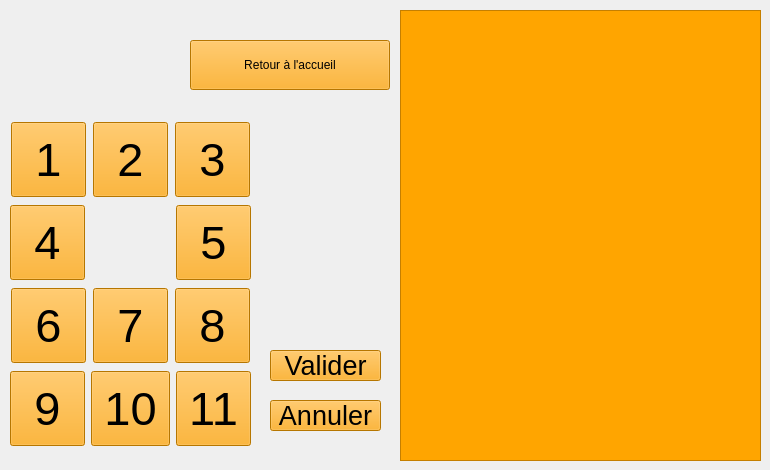
     <widget class="QWidget" name="Remplir">
      <widget class="QLabel" name="label_Image3">
       <property name="enabled">
        <bool>true</bool>
       </property>
       <property name="geometry">
        <rect>
         <x>10</x>
         <y>10</y>
         <width>201</width>
         <height>101</height>
        </rect>
       </property>
       <property name="autoFillBackground">
        <bool>false</bool>
       </property>
       <property name="styleSheet">
        <string notr="true"/>
       </property>
       <property name="inputMethodHints">
        <set>Qt::ImhNone</set>
       </property>
       <property name="text">
        <string/>
       </property>
       <property name="textFormat">
        <enum>Qt::AutoText</enum>
       </property>
       <property name="pixmap">
        <pixmap>../../../../../../../../media/cmoquereau/MDL-removebg-preview.png</pixmap>
       </property>
       <property name="scaledContents">
        <bool>true</bool>
       </property>
       <property name="alignment">
        <set>Qt::AlignHCenter|Qt::AlignTop</set>
       </property>
      </widget>
      <widget class="QWidget" name="layoutWidget_2">
       <property name="geometry">
        <rect>
         <x>10</x>
         <y>120</y>
         <width>241</width>
         <height>331</height>
        </rect>
       </property>
       <layout class="QVBoxLayout" name="verticalLayout_2">
        <item>
         <layout class="QHBoxLayout" name="horizontalLayout_6">
          <item>
           <widget class="QToolButton" name="toolbutton_Remplir_Casier1">
            <property name="minimumSize">
             <size>
              <width>75</width>
              <height>75</height>
             </size>
            </property>
            <property name="font">
             <font>
              <pointsize>35</pointsize>
             </font>
            </property>
            <property name="styleSheet">
             <string notr="true">background-color:orange;</string>
            </property>
            <property name="text">
             <string>1</string>
            </property>
           </widget>
          </item>
          <item>
           <widget class="QToolButton" name="toolbutton_Remplir_Casier2">
            <property name="minimumSize">
             <size>
              <width>75</width>
              <height>75</height>
             </size>
            </property>
            <property name="font">
             <font>
              <pointsize>35</pointsize>
             </font>
            </property>
            <property name="styleSheet">
             <string notr="true">background-color:orange;</string>
            </property>
            <property name="text">
             <string>2</string>
            </property>
           </widget>
          </item>
          <item>
           <widget class="QToolButton" name="toolbutton_Remplir_Casier3">
            <property name="minimumSize">
             <size>
              <width>75</width>
              <height>75</height>
             </size>
            </property>
            <property name="font">
             <font>
              <pointsize>35</pointsize>
             </font>
            </property>
            <property name="styleSheet">
             <string notr="true">background-color:orange;</string>
            </property>
            <property name="text">
             <string>3</string>
            </property>
           </widget>
          </item>
         </layout>
        </item>
        <item>
         <layout class="QHBoxLayout" name="horizontalLayout_7">
          <item>
           <widget class="QToolButton" name="toolbutton_Remplir_Casier4">
            <property name="minimumSize">
             <size>
              <width>75</width>
              <height>75</height>
             </size>
            </property>
            <property name="font">
             <font>
              <pointsize>35</pointsize>
             </font>
            </property>
            <property name="styleSheet">
             <string notr="true">background-color:orange;</string>
            </property>
            <property name="text">
             <string>4</string>
            </property>
           </widget>
          </item>
          <item>
           <spacer name="horizontalSpacer_2">
            <property name="orientation">
             <enum>Qt::Horizontal</enum>
            </property>
            <property name="sizeHint" stdset="0">
             <size>
              <width>75</width>
              <height>75</height>
             </size>
            </property>
           </spacer>
          </item>
          <item>
           <widget class="QToolButton" name="toolbutton_Remplir_Casier5">
            <property name="minimumSize">
             <size>
              <width>75</width>
              <height>75</height>
             </size>
            </property>
            <property name="font">
             <font>
              <pointsize>35</pointsize>
             </font>
            </property>
            <property name="styleSheet">
             <string notr="true">background-color:orange;</string>
            </property>
            <property name="text">
             <string>5</string>
            </property>
           </widget>
          </item>
         </layout>
        </item>
        <item>
         <layout class="QHBoxLayout" name="horizontalLayout_8">
          <item>
           <widget class="QToolButton" name="toolbutton_Remplir_Casier6">
            <property name="minimumSize">
             <size>
              <width>75</width>
              <height>75</height>
             </size>
            </property>
            <property name="font">
             <font>
              <pointsize>35</pointsize>
             </font>
            </property>
            <property name="styleSheet">
             <string notr="true">background-color:orange;</string>
            </property>
            <property name="text">
             <string>6</string>
            </property>
           </widget>
          </item>
          <item>
           <widget class="QToolButton" name="toolbutton_Remplir_Casier7">
            <property name="minimumSize">
             <size>
              <width>75</width>
              <height>75</height>
             </size>
            </property>
            <property name="font">
             <font>
              <pointsize>35</pointsize>
             </font>
            </property>
            <property name="styleSheet">
             <string notr="true">background-color:orange;</string>
            </property>
            <property name="text">
             <string>7</string>
            </property>
           </widget>
          </item>
          <item>
           <widget class="QToolButton" name="toolbutton_Remplir_Casier8">
            <property name="minimumSize">
             <size>
              <width>75</width>
              <height>75</height>
             </size>
            </property>
            <property name="font">
             <font>
              <pointsize>35</pointsize>
             </font>
            </property>
            <property name="styleSheet">
             <string notr="true">background-color:orange;</string>
            </property>
            <property name="text">
             <string>8</string>
            </property>
           </widget>
          </item>
         </layout>
        </item>
        <item>
         <layout class="QHBoxLayout" name="horizontalLayout_9">
          <item>
           <widget class="QToolButton" name="toolbutton_Remplir_Casier9">
            <property name="minimumSize">
             <size>
              <width>75</width>
              <height>75</height>
             </size>
            </property>
            <property name="font">
             <font>
              <pointsize>35</pointsize>
             </font>
            </property>
            <property name="styleSheet">
             <string notr="true">background-color:orange;</string>
            </property>
            <property name="text">
             <string>9</string>
            </property>
           </widget>
          </item>
          <item>
           <widget class="QToolButton" name="toolbutton_Remplir_Casier10">
            <property name="minimumSize">
             <size>
              <width>75</width>
              <height>75</height>
             </size>
            </property>
            <property name="font">
             <font>
              <pointsize>35</pointsize>
             </font>
            </property>
            <property name="styleSheet">
             <string notr="true">background-color:orange;</string>
            </property>
            <property name="text">
             <string>10</string>
            </property>
           </widget>
          </item>
          <item>
           <widget class="QToolButton" name="toolbutton_Remplir_Casier11">
            <property name="minimumSize">
             <size>
              <width>75</width>
              <height>75</height>
             </size>
            </property>
            <property name="font">
             <font>
              <pointsize>35</pointsize>
             </font>
            </property>
            <property name="styleSheet">
             <string notr="true">background-color:orange</string>
            </property>
            <property name="text">
             <string>11</string>
            </property>
           </widget>
          </item>
         </layout>
        </item>
       </layout>
      </widget>
      <widget class="QScrollArea" name="scrollArea">
       <property name="geometry">
        <rect>
         <x>400</x>
         <y>10</y>
         <width>361</width>
         <height>451</height>
        </rect>
       </property>
       <property name="styleSheet">
        <string notr="true">background-color: orange</string>
       </property>
       <property name="widgetResizable">
        <bool>true</bool>
       </property>
       <widget class="QWidget" name="scrollAreaWidgetContents">
        <property name="geometry">
         <rect>
          <x>0</x>
          <y>0</y>
          <width>359</width>
          <height>449</height>
         </rect>
        </property>
       </widget>
      </widget>
      <widget class="QPushButton" name="pushButton_Remplir_Valider">
       <property name="geometry">
        <rect>
         <x>270</x>
         <y>350</y>
         <width>111</width>
         <height>31</height>
        </rect>
       </property>
       <property name="font">
        <font>
         <pointsize>20</pointsize>
        </font>
       </property>
       <property name="styleSheet">
        <string notr="true">background-color:orange</string>
       </property>
       <property name="text">
        <string>Valider</string>
       </property>
      </widget>
      <widget class="QPushButton" name="pushButton_Remplir_Annuler">
       <property name="geometry">
        <rect>
         <x>270</x>
         <y>400</y>
         <width>111</width>
         <height>31</height>
        </rect>
       </property>
       <property name="font">
        <font>
         <pointsize>20</pointsize>
        </font>
       </property>
       <property name="styleSheet">
        <string notr="true">background-color:orange</string>
       </property>
       <property name="text">
        <string>Annuler</string>
       </property>
      </widget>
      <widget class="QPushButton" name="pushButton_RedirectionAccueil_3">
       <property name="geometry">
        <rect>
         <x>190</x>
         <y>40</y>
         <width>200</width>
         <height>50</height>
        </rect>
       </property>
       <property name="styleSheet">
        <string notr="true">background-color:orange; color:bl;</string>
       </property>
       <property name="text">
        <string>Retour à l'accueil</string>
       </property>
      </widget>
     </widget>
